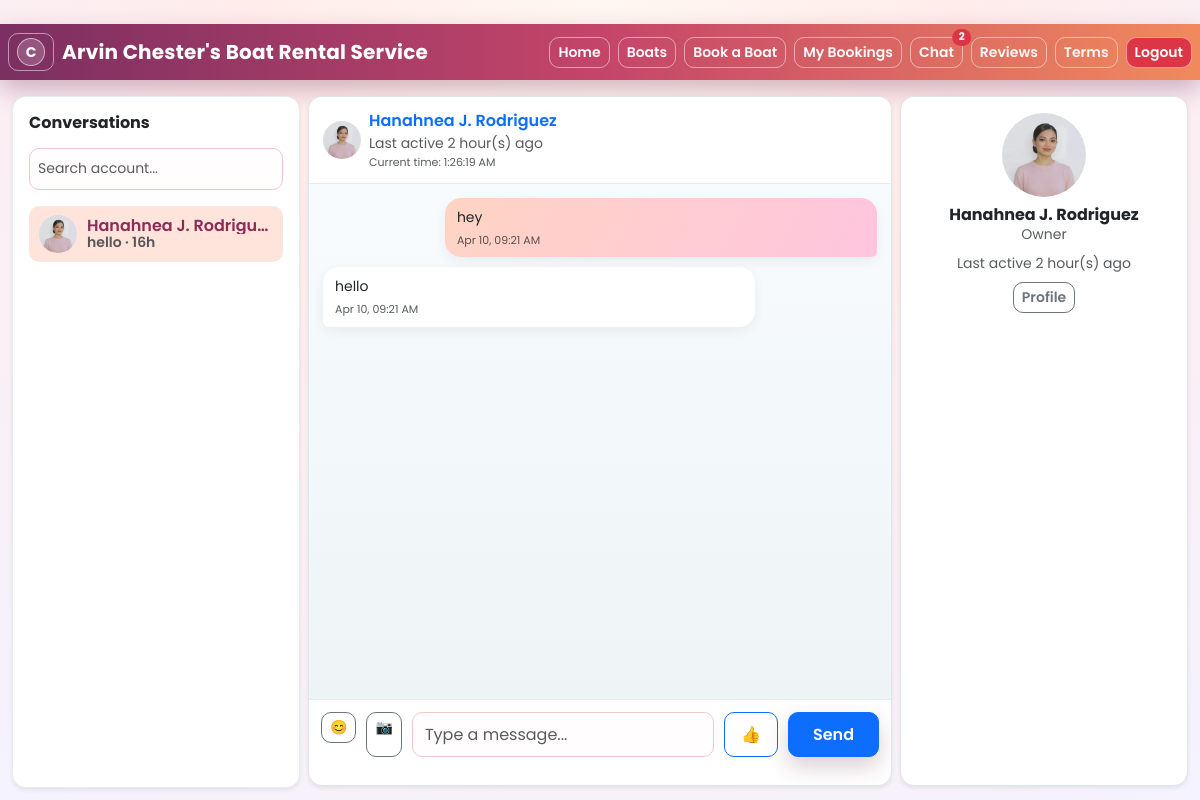
The app's page /chat (signed in) with its own data.
### app.py (models this page shows, shortened)
class User(UserMixin, db.Model):
    id = db.Column(db.Integer, primary_key=True)
    full_name = db.Column(db.String(120), nullable=False)
    email = db.Column(db.String(120), unique=True, nullable=False)
    phone = db.Column(db.String(40), nullable=False)
    bio = db.Column(db.Text, default="")
    profile_image_path = db.Column(db.String(255))
    last_seen_at = db.Column(db.DateTime, default=datetime.now)
    password_hash = db.Column(db.String(255), nullable=False)
    role = db.Column(db.String(20), default="customer", nullable=False)  # customer, owner, admin
    created_at = db.Column(db.DateTime, default=datetime.utcnow)

class Message(db.Model):
    id = db.Column(db.Integer, primary_key=True)
    sender_id = db.Column(db.Integer, db.ForeignKey("user.id"), nullable=False)
    receiver_id = db.Column(db.Integer, db.ForeignKey("user.id"), nullable=False)
    booking_id = db.Column(db.Integer, db.ForeignKey("booking.id"))
    content = db.Column(db.Text, nullable=False)
    created_at = db.Column(db.DateTime, default=datetime.now)
    seen_at = db.Column(db.DateTime)
    image_path = db.Column(db.String(255))
    like_count = db.Column(db.Integer, default=0)

### app.py (the view, shortened to what this page needs)
@app.route("/chat", methods=["GET", "POST"])
@login_required
def chat():
    target_user_id = request.args.get("contact_id", type=int)
    if current_user.role == "admin":
        contacts = User.query.filter(User.id != current_user.id, User.role == "owner").order_by(User.full_name.asc()).all()
    elif current_user.role == "owner":
        contacts = (
            User.query.filter(User.id != current_user.id, User.role.in_(("customer", "admin")))
            .order_by(User.role.asc(), User.full_name.asc())
            .all()
        )
    else:
        contacts = User.query.filter_by(role="owner").order_by(User.full_name.asc()).all()
    if contacts and target_user_id is None:
        target_user_id = contacts[0].id
    elif not contacts:
        target_user_id = None
    messages = []
    if target_user_id:
        Message.query.filter_by(sender_id=target_user_id, receiver_id=current_user.id, seen_at=None).update(
            {"seen_at": datetime.now()}, synchronize_session=False
        )
        db.session.commit()
        messages = (
            Message.query.filter(
                ((Message.sender_id == current_user.id) & (Message.receiver_id == target_user_id))
                | ((Message.sender_id == target_user_id) & (Message.receiver_id == current_user.id))
            )
            .order_by(Message.created_at.asc())
            .all()
        )
    unread_counts = dict(
        db.session.query(Message.sender_id, db.func.count(Message.id))
        .filter(Message.receiver_id == current_user.id, Message.seen_at.is_(None))
        .group_by(Message.sender_id)
        .all()
    )
    conversation_preview = {}
    for contact in contacts:
        latest = (
            Message.query.filter(
                ((Message.sender_id == current_user.id) & (Message.receiver_id == contact.id))
                | ((Message.sender_id == contact.id) & (Message.receiver_id == current_user.id))
            )
            .order_by(Message.created_at.desc())
            .first()
        )
        if latest:
            preview = "Photo" if latest.image_path and latest.content == "[Image]" else latest.content
            elapsed_mins = int((datetime.now() - latest.created_at).total_seconds() // 60)
            time_tag = f"{elapsed_mins}m" if elapsed_mins < 60 else f"{elapsed_mins // 60}h"
            conversation_preview[contact.id] = {"text": preview[:35], "time_tag": time_tag}
        else:
            conversation_preview[contact.id] = {"text": "", "time_tag": ""}
    selected_contact = None
    status_text = "Offline"
    if target_user_id:
        selected_contact = next((c for c in contacts if c.id == target_user_id), None)
        if selected_contact and selected_contact.last_seen_at:
            diff = datetime.now() - selected_contact.last_seen_at
            if diff.total_seconds() <= 120:
                status_text = "Online"
            else:
                mins = int(diff.total_seconds() // 60)
                if mins >= 60:
                    hours = mins // 60
                    status_text = f"Last active {hours} hour(s) ago"
                else:
                    status_text = f"Last active {mins} min ago"
    return render_template(
        "chat.html",
        messages=messages,
        contacts=contacts,
        target_user_id=target_user_id,
        selected_contact=selected_contact,
        status_text=status_text,
        unread_counts=unread_counts,
        conversation_preview=conversation_preview,
    )

### templates/chat.html (shortened to what this page needs)
{% extends 'base.html' %}
{% block content %}
<div class="row g-2 chat-fullscreen" id="chatRealtimeRoot">
  <div class="col-lg-3 col-xl-3">
    <div class="card shadow-sm messenger-panel">
      <div class="card-body">
        <h6 class="mb-3">Conversations</h6>
        <input type="text" id="chatSearchInput" class="form-control form-control-sm mb-3" placeholder="Search account...">
        {% for contact in contacts %}
          <a class="conversation-item {% if target_user_id == contact.id %}active{% endif %}" data-contact-name="{{ contact.full_name|lower }}" href="{{ url_for('chat', contact_id=contact.id) }}">
            {% if contact.profile_image_path %}
              <img src="{{ contact.profile_image_path }}" alt="{{ contact.full_name }}" class="chat-avatar-img">
            {% else %}
              <span class="avatar-circle">{{ contact.full_name[:1] }}</span>
            {% endif %}
            <span class="conversation-body">
              <span class="d-flex justify-content-between align-items-center conversation-name-row">
                <span class="fw-semibold conversation-name-text">{{ contact.full_name }}{% if contact.role == 'admin' %} (Admin){% endif %}</span>
              </span>
              <small class="d-block text-muted">{{ conversation_preview.get(contact.id, {}).get('text', '') }}{% if conversation_preview.get(contact.id, {}).get('time_tag', '') %} · {{ conversation_preview.get(contact.id, {}).get('time_tag', '') }}{% endif %}</small>
            </span>
          </a>
        {% else %}
          <p class="small text-muted mb-0">No contacts yet.</p>
        {% endfor %}
      </div>
    </div>
  </div>
  <div class="col-lg-6 col-xl-6">
    <div class="card shadow-sm messenger-chat">
      <div class="card-body p-0">
        <div class="messenger-header">
          <div class="d-flex align-items-center gap-2">
            {% if selected_contact and selected_contact.profile_image_path %}
              <img src="{{ selected_contact.profile_image_path }}" alt="{{ selected_contact.full_name }}" class="chat-avatar-img">
            {% else %}
              <span class="avatar-circle">
                {{ (contacts|selectattr('id', 'equalto', target_user_id)|map(attribute='full_name')|first or 'C')[:1] }}
              </span>
            {% endif %}
            <div>
              <div class="fw-semibold">
                {% if selected_contact %}
                  <a href="{{ url_for('public_profile', user_id=selected_contact.id) }}" class="text-decoration-none">{{ selected_contact.full_name }}{% if selected_contact.role == 'admin' %} (Admin){% endif %}</a>
                {% else %}
                  No Selected Contact
                {% endif %}
              </div>
              <div class="small {% if status_text == 'Online' %}text-success{% else %}text-muted{% endif %}">{{ status_text }}</div>
              <div class="tiny text-muted">Current time: <span id="liveClock"></span></div>
            </div>
          </div>
        </div>
        <div class="chat-box">
          {% for msg in messages %}
            <div class="chat-msg {% if msg.sender_id == current_user.id %}mine{% else %}theirs{% endif %}">
              <div class="small mb-1">{{ msg.content }}</div>
              <div class="tiny text-muted">{{ msg.created_at.strftime('%b %d, %I:%M %p') }}</div>
            </div>
          {% else %}
            <p class="text-muted small mb-0">Start the conversation.</p>
          {% endfor %}
        </div>
        <form method="post" class="chat-input" enctype="multipart/form-data">
          <div class="position-relative">
            <button type="button" class="btn btn-outline-secondary btn-sm" id="emojiBtn">😊</button>
          </div>
          <label class="btn btn-outline-secondary btn-sm mb-0">
            📷
          </label>
          <input type="text" class="form-control" name="content" placeholder="Type a message...">
          <button class="btn btn-outline-primary px-3" name="send_like" value="1">👍</button>
          <button class="btn btn-primary px-4">Send</button>
        </form>
      </div>
    </div>
  </div>
  <div class="col-lg-3 col-xl-3">
    <div class="card shadow-sm messenger-side-panel">
      <div class="card-body text-center">
        {% if selected_contact %}
          {% if selected_contact.profile_image_path %}
            <img src="{{ selected_contact.profile_image_path }}" class="rounded-circle mb-2" style="width: 84px; height: 84px; object-fit: cover;" alt="{{ selected_contact.full_name }}">
          {% else %}
            <div class="mx-auto avatar-circle mb-2" style="width:84px;height:84px;font-size:28px;">{{ selected_contact.full_name[:1] }}</div>
          {% endif %}
          <h6 class="mb-0">{{ selected_contact.full_name }}</h6>
          <small class="text-muted d-block mb-2">{{ selected_contact.role|title }}</small>
          <div class="small {% if status_text == 'Online' %}text-success{% else %}text-muted{% endif %} mb-2">{{ status_text }}</div>
          <a href="{{ url_for('public_profile', user_id=selected_contact.id) }}" class="btn btn-sm btn-outline-secondary">Profile</a>
        {% else %}
          <p class="text-muted small mb-0">No contact selected.</p>
        {% endif %}
      </div>
    </div>
  </div>
</div>
{% endblock %}

### templates/base.html (shortened to what this page needs)
﻿<!doctype html>
<html lang="en">
<head>
  <link href="https://cdn.jsdelivr.net/npm/bootstrap@5.3.3/dist/css/bootstrap.min.css" rel="stylesheet">
  <link rel="stylesheet" href="{{ url_for('static', filename='css/style.css') }}">
</head>
<body>
  <nav class="navbar navbar-expand-lg navbar-dark custom-nav">
    <div class="container-fluid px-2">
      {% if current_user.is_authenticated %}
        <a class="btn btn-sm btn-outline-light nav-pill me-2 ms-0" href="{{ url_for('profile') }}" title="Profile">
          {% if current_user.profile_image_path %}
            <img src="{{ current_user.profile_image_path }}" alt="Profile" class="profile-avatar-img">
          {% else %}
            <span class="profile-avatar">{{ current_user.full_name[:1] }}</span>
          {% endif %}
        </a>
      {% endif %}
      <a class="navbar-brand fw-bold" href="{{ url_for('index') }}">Arvin Chester's Boat Rental Service</a>
      <div class="collapse navbar-collapse" id="navMenu">
        <ul class="navbar-nav ms-auto gap-2 w-100 justify-content-end">
          <li class="nav-item"><a class="btn btn-sm btn-outline-light nav-pill" href="{{ url_for('index') }}">Home</a></li>
          {% if not (current_user.is_authenticated and current_user.role == 'owner') %}
            <li class="nav-item"><a class="btn btn-sm btn-outline-light nav-pill" href="{{ url_for('boats') }}">Boats</a></li>
          {% endif %}
          {% if not (current_user.is_authenticated and current_user.role in ['admin', 'owner']) %}
            <li class="nav-item"><a class="btn btn-sm btn-outline-light nav-pill" href="{{ url_for('book') }}">Book a Boat</a></li>
          {% endif %}
          {% if current_user.is_authenticated %}
            {% if current_user.role == 'admin' %}
              <li class="nav-item"><a class="btn btn-sm btn-outline-light nav-pill" href="{{ url_for('admin_bookings') }}">Booked Boats</a></li>
            {% elif current_user.role == 'owner' %}
              <li class="nav-item"><a class="btn btn-sm btn-outline-light nav-pill" href="{{ url_for('owner_booked_boats') }}">Booked Boats</a></li>
            {% else %}
              <li class="nav-item"><a class="btn btn-sm btn-outline-light nav-pill" href="{{ url_for('my_bookings') }}">My Bookings</a></li>
            {% endif %}
            <li class="nav-item">
              <a class="btn btn-sm btn-outline-light nav-pill position-relative" href="{{ url_for('chat') }}">
                Chat
                {% if chat_notif_count > 0 %}
                  <span class="position-absolute top-0 start-100 translate-middle badge rounded-pill text-bg-danger">{{ chat_notif_count }}</span>
                {% endif %}
              </a>
            </li>
            <li class="nav-item"><a class="btn btn-sm btn-outline-light nav-pill" href="{{ url_for('reviews') }}">Reviews</a></li>
            <li class="nav-item"><a class="btn btn-sm btn-outline-light nav-pill" href="{{ url_for('terms') }}">Terms</a></li>
            <li class="nav-item"><a class="btn btn-sm btn-danger nav-pill" href="{{ url_for('logout') }}">Logout</a></li>
          {% endif %}
        </ul>
      </div>
    </div>
  </nav>
  <main class="{% if request.endpoint == 'index' %}container py-4{% else %}container-fluid px-2 py-2{% endif %}">
    {% block content %}{% endblock %}
  </main>
</body>
</html>

### records on screen
User: full_name "C"
User: profile_image_path (picture), full_name "Hanahnea J. Rodrigu…", get "16h", full_name "Hanahnea J. Rodriguez", role "Owner"
Message: get "hello", content "hello", created_at "Apr 10, 09:21 AM"
Message: content "hey", created_at "Apr 10, 09:21 AM"

### other values on screen
{{ chat_notif_count }} "2"
{{ status_text }} "Last active 2 hour(s) ago"
